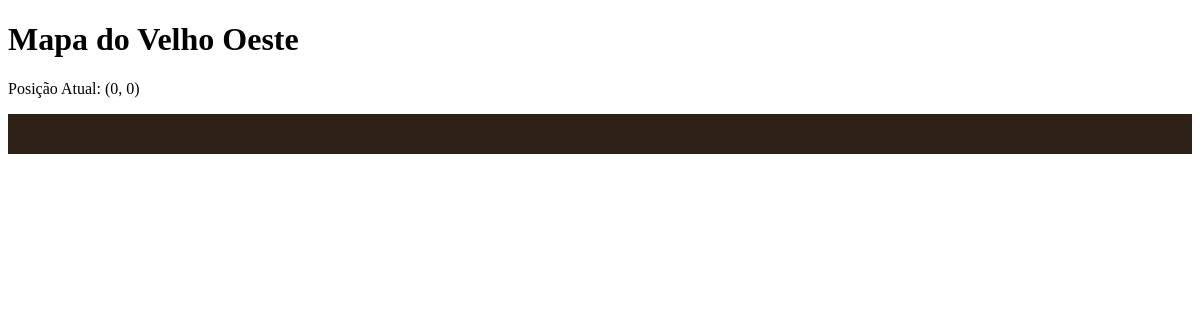
The page /mapa/ (signed in) on the database as committed earlier.
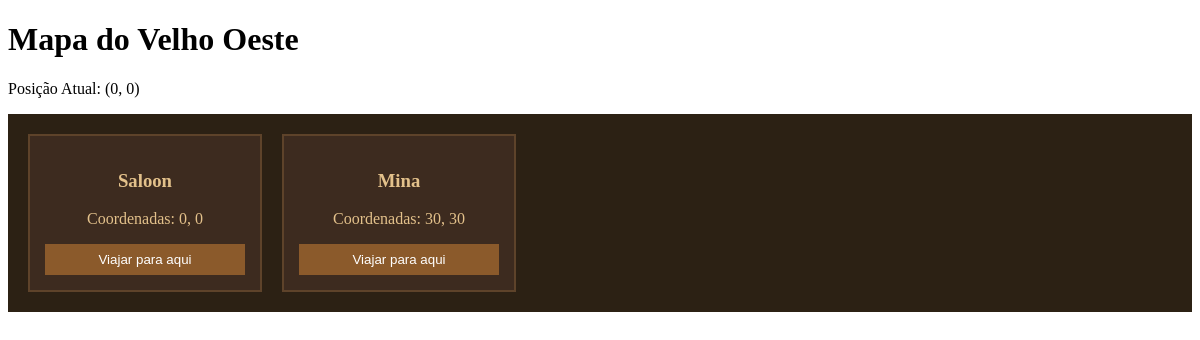
The same page on the database as committed later.
### jogo/models.py (models this page shows, shortened)
class Personagem(models.Model):
    usuario = models.OneToOneField(User, on_delete=models.CASCADE, related_name="personagem")
    nome = models.CharField(max_length=50, unique=True)
    nivel = models.PositiveIntegerField(default=1)
    experiencia = models.BigIntegerField(default=0)
    dinheiro = models.DecimalField(max_digits=12, decimal_places=2, default=0.00)
    energia = models.IntegerField(
        default=100,
        validators=[MinValueValidator(0), MaxValueValidator(100)]
    )
    posicao_x = models.IntegerField(default=0)
    posicao_y = models.IntegerField(default=0)
    esta_ocupado = models.BooleanField(default=False)
    tarefa_atual = models.CharField(max_length=100, null=True, blank=True)
    data_conclusao_tarefa = models.DateTimeField(null=True, blank=True)
    class Meta:
        verbose_name_plural = "Personagens"

class Local(models.Model):
    nome = models.CharField(max_length=100)
    posicao_x = models.IntegerField(default=0)
    posicao_y = models.IntegerField(default=0)
    descricao = models.TextField(blank=True)
    imagem_mapa = models.CharField(max_length=100, default="icon-default.png")
    class Meta:
        verbose_name_plural = "Locais"

### jogo/views.py (the view)
# urls.py: path('mapa/', mapa, name='mapa'),
def mapa(request):
    personagem = Personagem.objects.get(usuario=request.user)
    locais = Local.objects.all()
    return render(request, 'jogo/mapa.html', {'personagem': personagem, 'locais': locais})

### jogo/templates/jogo/mapa.html (shortened to what this page needs)
<!doctype html>
<html>
  <head>
  </head>
  <body>
    <h1>Mapa do Velho Oeste</h1>
    <p>
      Posição Atual: (<span id="pos-x">{{ personagem.posicao_x }}</span>,
      <span id="pos-y">{{ personagem.posicao_y }}</span>)
    </p>
    <div class="mapa-container">
      {% for local in locais %}
      <div class="local-card">
        <h3>{{ local.nome }}</h3>
        <p>Coordenadas: {{ local.posicao_x }}, {{ local.posicao_y }}</p>
        <button
          class="btn-viajar"
          onclick="viajar('{{ local.id }}')"
          {%
          if
          personagem.esta_ocupado
          %}disabled{%
          endif
          %}
        >
          Viajar para aqui
        </button>
      </div>
      {% endfor %}
    </div>
  </body>
</html>

### jogo/templates/jogo/mapa.html (style rules this page uses)
.mapa-container { display: flex; flex-wrap: wrap; gap: 20px; background: #2c2114; padding: 20px; }
.local-card { border: 2px solid #5e432a; background: #3d2b1f; color: #e3c18b; padding: 15px; width: 200px; text-align: center; }
.btn-viajar { background: #8b5a2b; color: white; border: none; padding: 8px; cursor: pointer; width: 100%; }

Rows that differ between the two databases and show on the page:
added Local: nome "Saloon", posicao_x "0", posicao_y "0"
added Local: nome "Mina", posicao_x "30", posicao_y "30"
